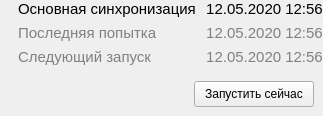
             <widget class="QWidget" name="gridWidget_3" native="true">
              <property name="sizePolicy">
               <sizepolicy hsizetype="Maximum" vsizetype="Maximum">
                <horstretch>0</horstretch>
                <verstretch>0</verstretch>
               </sizepolicy>
              </property>
              <layout class="QGridLayout" name="gridLayout_4" rowstretch="0,0,0,0" columnstretch="0,0,0">
               <property name="leftMargin">
                <number>0</number>
               </property>
               <property name="topMargin">
                <number>0</number>
               </property>
               <property name="rightMargin">
                <number>0</number>
               </property>
               <property name="bottomMargin">
                <number>0</number>
               </property>
               <property name="horizontalSpacing">
                <number>10</number>
               </property>
               <item row="2" column="1">
                <widget class="QLabel" name="sync_main_next_text">
                 <property name="sizePolicy">
                  <sizepolicy hsizetype="Maximum" vsizetype="Maximum">
                   <horstretch>0</horstretch>
                   <verstretch>0</verstretch>
                  </sizepolicy>
                 </property>
                 <property name="minimumSize">
                  <size>
                   <width>0</width>
                   <height>0</height>
                  </size>
                 </property>
                 <property name="font">
                  <font>
                   <pointsize>11</pointsize>
                  </font>
                 </property>
                 <property name="styleSheet">
                  <string notr="true">color:grey</string>
                 </property>
                 <property name="text">
                  <string>Следующий запуск</string>
                 </property>
                </widget>
               </item>
               <item row="1" column="1">
                <widget class="QLabel" name="sync_main_last_text">
                 <property name="sizePolicy">
                  <sizepolicy hsizetype="Maximum" vsizetype="Maximum">
                   <horstretch>0</horstretch>
                   <verstretch>0</verstretch>
                  </sizepolicy>
                 </property>
                 <property name="minimumSize">
                  <size>
                   <width>0</width>
                   <height>0</height>
                  </size>
                 </property>
                 <property name="font">
                  <font>
                   <pointsize>11</pointsize>
                  </font>
                 </property>
                 <property name="styleSheet">
                  <string notr="true">color:grey</string>
                 </property>
                 <property name="text">
                  <string>Последняя попытка</string>
                 </property>
                </widget>
               </item>
               <item row="0" column="1">
                <widget class="QLabel" name="sync_main_text">
                 <property name="sizePolicy">
                  <sizepolicy hsizetype="Maximum" vsizetype="Maximum">
                   <horstretch>0</horstretch>
                   <verstretch>0</verstretch>
                  </sizepolicy>
                 </property>
                 <property name="minimumSize">
                  <size>
                   <width>0</width>
                   <height>0</height>
                  </size>
                 </property>
                 <property name="font">
                  <font>
                   <pointsize>11</pointsize>
                  </font>
                 </property>
                 <property name="text">
                  <string>Основная синхронизация</string>
                 </property>
                </widget>
               </item>
               <item row="2" column="2">
                <widget class="QLabel" name="sync_main_next_date">
                 <property name="sizePolicy">
                  <sizepolicy hsizetype="Maximum" vsizetype="Maximum">
                   <horstretch>0</horstretch>
                   <verstretch>0</verstretch>
                  </sizepolicy>
                 </property>
                 <property name="font">
                  <font>
                   <pointsize>11</pointsize>
                  </font>
                 </property>
                 <property name="styleSheet">
                  <string notr="true">color:grey</string>
                 </property>
                 <property name="text">
                  <string>12.05.2020 12:56</string>
                 </property>
                 <property name="alignment">
                  <set>Qt::AlignCenter</set>
                 </property>
                 <property name="wordWrap">
                  <bool>false</bool>
                 </property>
                 <property name="margin">
                  <number>0</number>
                 </property>
                 <property name="indent">
                  <number>0</number>
                 </property>
                </widget>
               </item>
               <item row="0" column="2">
                <widget class="QLabel" name="sync_main_date">
                 <property name="sizePolicy">
                  <sizepolicy hsizetype="Maximum" vsizetype="Maximum">
                   <horstretch>0</horstretch>
                   <verstretch>0</verstretch>
                  </sizepolicy>
                 </property>
                 <property name="font">
                  <font>
                   <pointsize>11</pointsize>
                  </font>
                 </property>
                 <property name="text">
                  <string>12.05.2020 12:56</string>
                 </property>
                 <property name="alignment">
                  <set>Qt::AlignCenter</set>
                 </property>
                 <property name="wordWrap">
                  <bool>false</bool>
                 </property>
                 <property name="margin">
                  <number>0</number>
                 </property>
                 <property name="indent">
                  <number>0</number>
                 </property>
                </widget>
               </item>
               <item row="0" column="0">
                <widget class="QLabel" name="sync_main_img">
                 <property name="enabled">
                  <bool>true</bool>
                 </property>
                 <property name="sizePolicy">
                  <sizepolicy hsizetype="Maximum" vsizetype="Maximum">
                   <horstretch>0</horstretch>
                   <verstretch>0</verstretch>
                  </sizepolicy>
                 </property>
                 <property name="maximumSize">
                  <size>
                   <width>20</width>
                   <height>20</height>
                  </size>
                 </property>
                 <property name="sizeIncrement">
                  <size>
                   <width>0</width>
                   <height>0</height>
                  </size>
                 </property>
                 <property name="font">
                  <font>
                   <pointsize>10</pointsize>
                  </font>
                 </property>
                 <property name="text">
                  <string/>
                 </property>
                 <property name="pixmap">
                  <pixmap resource="../../../assets.qrc">:/assets/check_green.png</pixmap>
                 </property>
                 <property name="scaledContents">
                  <bool>true</bool>
                 </property>
                </widget>
               </item>
               <item row="1" column="2">
                <widget class="QLabel" name="sync_main_last_date">
                 <property name="sizePolicy">
                  <sizepolicy hsizetype="Maximum" vsizetype="Maximum">
                   <horstretch>0</horstretch>
                   <verstretch>0</verstretch>
                  </sizepolicy>
                 </property>
                 <property name="font">
                  <font>
                   <pointsize>11</pointsize>
                  </font>
                 </property>
                 <property name="styleSheet">
                  <string notr="true">color:grey</string>
                 </property>
                 <property name="text">
                  <string>12.05.2020 12:56</string>
                 </property>
                 <property name="alignment">
                  <set>Qt::AlignCenter</set>
                 </property>
                 <property name="wordWrap">
                  <bool>false</bool>
                 </property>
                 <property name="margin">
                  <number>0</number>
                 </property>
                 <property name="indent">
                  <number>0</number>
                 </property>
                </widget>
               </item>
               <item row="3" column="0" colspan="3">
                <widget class="QWidget" name="horizontalWidget" native="true">
                 <layout class="QHBoxLayout" name="horizontalLayout_5">
                  <item alignment="Qt::AlignRight">
                   <widget class="QPushButton" name="sync_main_run_b">
                    <property name="sizePolicy">
                     <sizepolicy hsizetype="Maximum" vsizetype="Maximum">
                      <horstretch>0</horstretch>
                      <verstretch>0</verstretch>
                     </sizepolicy>
                    </property>
                    <property name="font">
                     <font>
                      <pointsize>9</pointsize>
                     </font>
                    </property>
                    <property name="styleSheet">
                     <string notr="true">padding: 5px 10px</string>
                    </property>
                    <property name="text">
                     <string>Запустить сейчас</string>
                    </property>
                   </widget>
                  </item>
                 </layout>
                </widget>
               </item>
              </layout>
             </widget>
